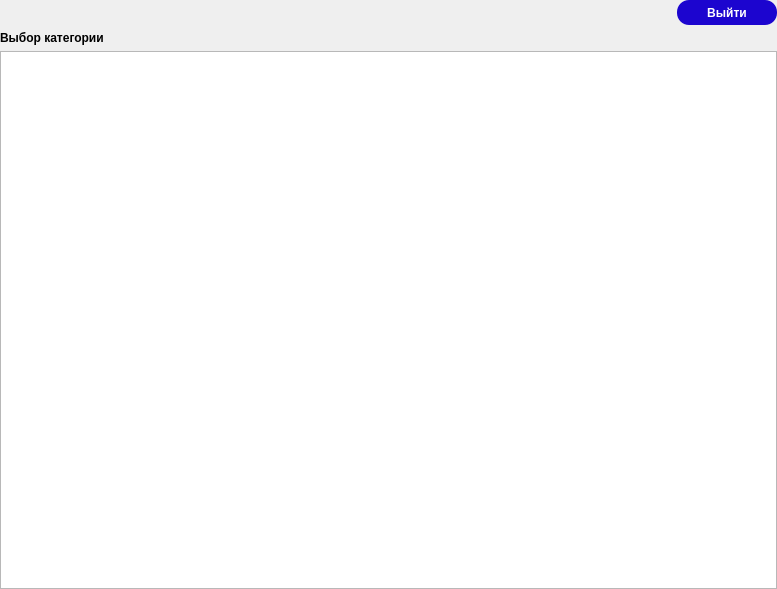
<?xml version="1.0" encoding="UTF-8"?>
<ui version="4.0">
 <class>CategoryWidget</class>
 <widget class="QWidget" name="CategoryWidget">
  <property name="geometry">
   <rect>
    <x>0</x>
    <y>0</y>
    <width>777</width>
    <height>589</height>
   </rect>
  </property>
  <property name="windowTitle">
   <string>Form</string>
  </property>
  <layout class="QVBoxLayout" name="verticalLayout">
   <property name="leftMargin">
    <number>0</number>
   </property>
   <property name="topMargin">
    <number>0</number>
   </property>
   <property name="rightMargin">
    <number>0</number>
   </property>
   <property name="bottomMargin">
    <number>0</number>
   </property>
   <item>
    <layout class="QHBoxLayout" name="horizontalLayout">
     <item>
      <spacer name="horizontalSpacer">
       <property name="orientation">
        <enum>Qt::Horizontal</enum>
       </property>
       <property name="sizeHint" stdset="0">
        <size>
         <width>40</width>
         <height>20</height>
        </size>
       </property>
      </spacer>
     </item>
     <item>
      <widget class="QPushButton" name="button">
       <property name="styleSheet">
        <string notr="true">QPushButton#button {
	background-color: #1c05cf;
	color: #ffffff;
	border-radius: 12px;
	width: 100px;
	height: 25px;
	font-weight: bold
}

QPushButton#button:pressed {
	background-color: #130390;
	color: #ffffff;
	border-radius: 12px;
	width: 100px;
	height: 25px;
}</string>
       </property>
       <property name="text">
        <string>Выйти</string>
       </property>
      </widget>
     </item>
    </layout>
   </item>
   <item>
    <widget class="QLabel" name="label">
     <property name="font">
      <font>
       <weight>75</weight>
       <bold>true</bold>
      </font>
     </property>
     <property name="text">
      <string>Выбор категории</string>
     </property>
    </widget>
   </item>
   <item>
    <widget class="QListWidget" name="actionsList">
     <property name="styleSheet">
      <string notr="true">QListView::item:selected
{
border : 1px solid black;
background : #d1cdf5;
}</string>
     </property>
    </widget>
   </item>
  </layout>
 </widget>
 <resources>
  <include location="resources.qrc"/>
  <include location="resources.qrc"/>
 </resources>
 <connections/>
</ui>
